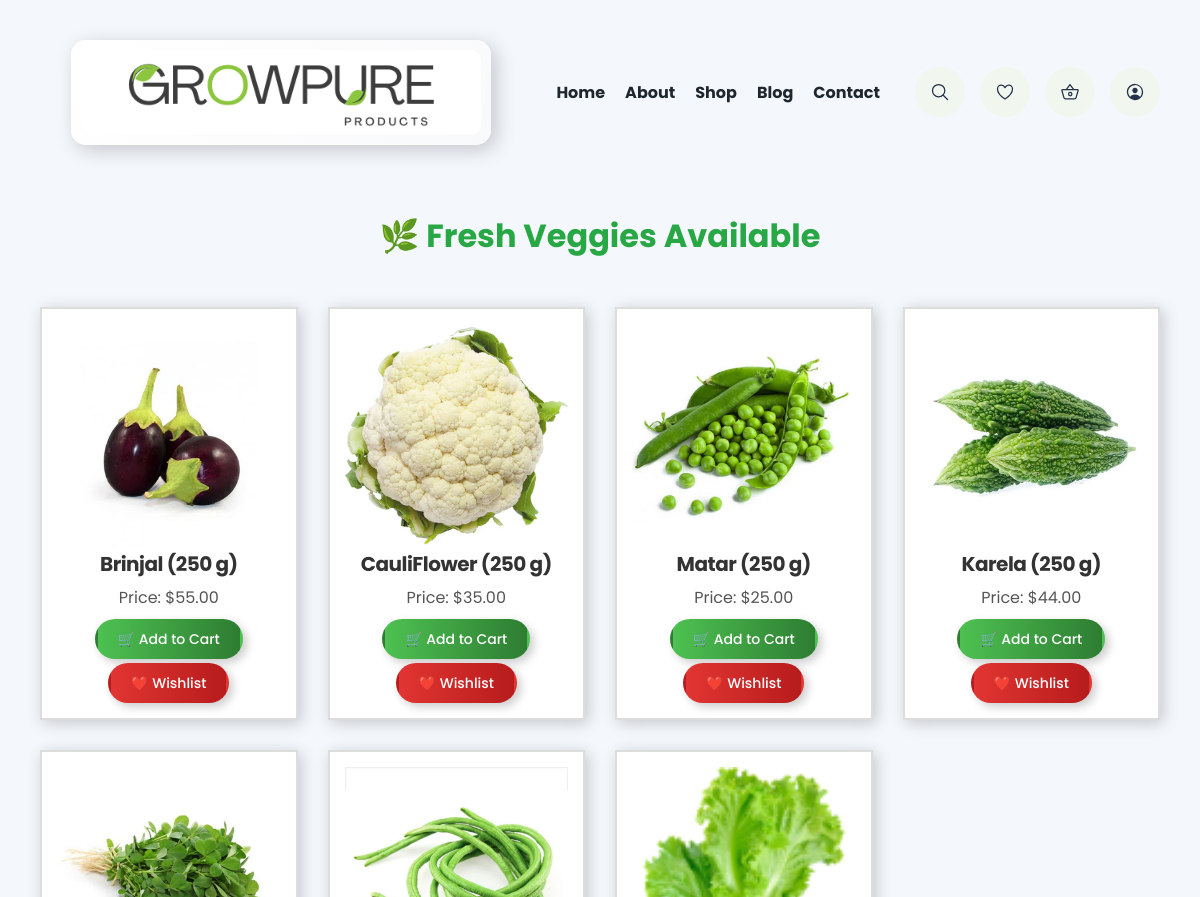
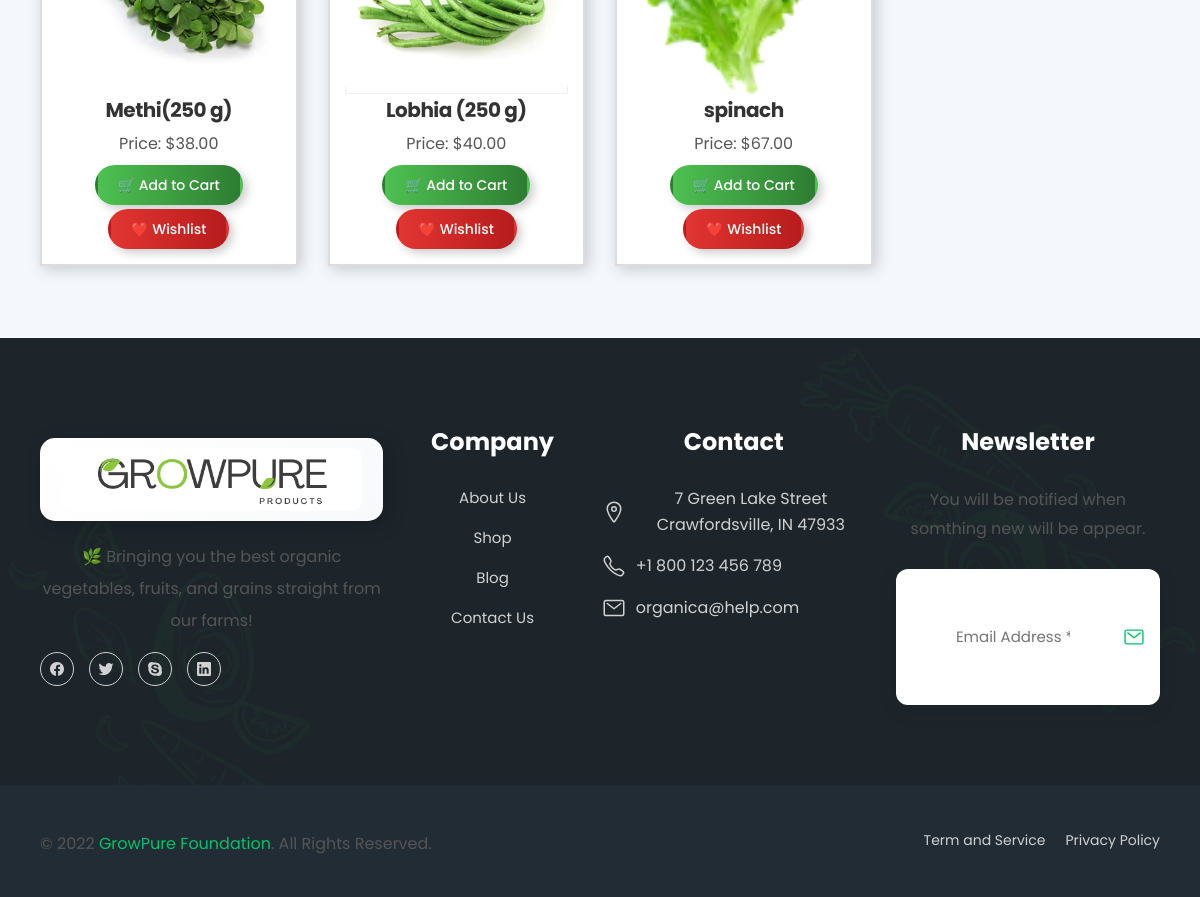
Screenshot of /products/ with the database file from the repository (2 pictures, top to bottom).
### myApp/models.py (models this page shows, shortened)
class Vegie(models.Model):
    photo = models.ImageField(upload_to="vegie/")
    title = models.CharField(max_length=100)
    price = models.DecimalField(max_digits=10, decimal_places=2)

### GrowPure/views.py (the view)
# urls.py: path('products/',views.vegie_list, name='shop'),
def vegie_list(request):
    vegies = Vegie.objects.all()  # Fetch all records from Vegie model
    return render(request, 'vegie.html', {'vegies': vegies})  # Pass data to template

### templates/vegie.html (shortened to what this page needs)
{% include 'header.html' %}
<!DOCTYPE html>
<html lang="en">
<head>
    <link rel="stylesheet" href="/static/css/fruit.css">
</head>
<body style="background-color: #f4f7fc;">
    <br>
    <h1 style="color: #28a745;">🌿 Fresh Veggies Available</h1>
    <br>
    <div class="container">
        {% for vegie in vegies %}
        <div class="fruit">
            <img src="{{ vegie.photo.url }}" alt="{{ vegie.title }}">
            <h2 style="margin-bottom: 0px;">{{ vegie.title }}</h2>
            <p>Price: ${{ vegie.price }}</p>
            <a href="{% url 'add_to_cart' 'vegie' vegie.id %}">
                <button class="btn btn-cart">🛒 Add to Cart</button>
            </a>
              <a href="{% url 'add_vegie_to_wishlist' vegie.id %}">
                <button class="btn btn-wishlist">❤️ Wishlist</button>
              </a>
        </div>
        {% endfor %}
    </div>
    <br><br>
</body>
</html>
{% include 'footer.html' %}

### static/css/fruit.css (style rules this page uses)
body { font-family: 'Poppins', sans-serif; text-align: center; }
.container { display: grid; grid-template-columns: repeat(4, 1fr); gap: 30px; justify-content: center; padding: 20px; max-width: 1200px; margin: auto; }
.fruit { border: 2px solid #ddd; padding: 15px; box-shadow: 3px 3px 15px rgba(0, 0, 0, 0.2); background: #fff; transition: border-color 0.3s ease, transform 0.3s ease; display: flex; flex-direction: column; align-items: center; text-align: center; }
.fruit img { width: 100%; height: auto; }
h2 { font-size: 20px; color: #333; }
p { margin: 5px 0; font-size: 16px; color: #555; }
@media (max-width: 1200px) { .container { grid-template-columns: repeat(4, 1fr); } }
.btn { width: 50px; height: 40px; border: none; border-radius: 8px; font-size: 24px; font-weight: bold; cursor: pointer; transition: 0.3s ease-in-out; display: flex; align-items: center; justify-content: center; box-shadow: 4px 4px 10px rgba(0, 0, 0, 0.2); text-decoration: none; border: 3px solid transparent; margin-top: 4px; }
.btn-cart { background: linear-gradient(to right, #4dc151, #2e7d32); color: white; }
.btn-wishlist { background: linear-gradient(to right, #e13532, #b71c1c); color: white; }

### static/css/main.css (style rules this page uses)
:root { --charleston-green: hsl(206, 20%, 14%); --battleship-gray: hsl(0, 0%, 53%); --shamrock-green: hsl(152, 95%, 31%); --russian-violet: hsl(245, 97%, 13%); --yellow-orange: hsl(36, 100%, 50%); --green-pigment: hsl(152, 95%, 33%); --roman-silver: hsl(223, 6%, 55%); --sonic-silver: hsl(0, 0%, 45%); --eerie-black: hsl(210, 11%, 15%); --space-cadet: hsl(222, 36%, 22%); --light-gray: hsl(0, 0%, 82%); --mint-cream: hsl(96, 36%, 95%); --gunmetal-1: hsl(207, 21%, 17%); --gunmetal-2: hsl(206, 21%, 15%); --black_90: hsla(0, 0%, 0%, 0.9); --black_50: hsla(0, 0%, 0%, 0.5); --black_25: hsla(0, 0%, 0%, 0.25); --white_50: hsla(0, 0%, 100%, 0.50); --white_25: hsla(0, 0%, 100%, 0.25); --white_10: hsla(0, 0%, 100%, 0.1); --platinum: hsl(0, 0%, 92%); --cultured: hsl(0, 0%, 94%); --emerald: hsl(152, 95%, 39%); --emerald_70: hsla(152, 95%, 39%, 0.7); --white: hsl(0, 0%, 100%); --black: hsl(0, 0%, 0%); --onyx: hsl(0, 0%, 27%); --jet: hsl(0, 0%, 20%); --russian-violet_65: hsla(245, 97%, 13%, 0.65); --rhythm: hsl(220, 17%, 49%); --spanish-gray: hsl(156, 3%, 61%); --ff-playfair-display: 'Playfair Display', serif; --ff-roboto: 'Roboto', sans-serif; --fs-1: 3rem; --fs-2: 2.4rem; --fs-3: 2rem; --fs-4: 1.8rem; --fs-5: 1.7rem; --fs-6: 1.5rem; --fs-7: 1.4rem; --fs-8: 1.3rem; --fs-9: 1rem; --fw-400: 400; --fw-500: 500; --fw-600: 600; --fw-700: 700; --section-padding: 80px; --radius-4: 4px; --radius-6: 6px; --shadow-1: 0 12px 25px -8px hsla(0, 0%, 0%, 0.2); --shadow-2: -12px 0 25px -8px hsla(0, 0%, 0%, 0.2); --shadow-3: 12px 0 25px -8px hsla(0, 0%, 0%, 0.2); --transition-1: 0.05s ease; --transition-2: 0.25s ease; --cubic-in: cubic-bezier(0.51, 0.03, 0.64, 0.28); --cubic-out: cubic-bezier(0.33, 0.85, 0.4, 0.96); }
*, *::before, *::after { margin: 0; padding: 0; box-sizing: border-box; }
a { text-decoration: none; color: inherit; }
a, img, span, input, label, button, ion-icon { display: block; }
img { height: auto; }
input, button { background: none; border: none; font: inherit; }
button { cursor: pointer; }
html { font-size: 10px; font-family: var(--ff-roboto); scroll-behavior: smooth; }
body { font-size: 1.6rem; background-color: var(--white); }
.container { padding-inline: 15px; }
.btn { background-color: var(--bg-color, var(--emerald)); color: var(--color, var(--white)); display: flex; align-items: center; gap: 8px; width: max-content; font-size: var(--fs, var(--fs-7)); font-weight: var(--fw, var(--fw-500)); padding: var(--padding, 15px 20px); border-radius: 50px; transition: var(--transition-2); }
@media (min-width: 569px) { :root { --fs-1: 3.2rem; } }
@media (min-width: 569px) { .container { max-width: 520px; margin-inline: auto; } }
@media (min-width: 768px) { :root { --fs-1: 3.8rem; } }
@media (min-width: 768px) { .container { max-width: 700px; } }
@media (min-width: 992px) { .container { padding-inline: 40px; max-width: 1020px; } }
@media (min-width: 1200px) { .container { max-width: 1200px; } }

### static/css/checkout.css (style rules this page uses)
body { font-family: 'Roboto', sans-serif; background-color: #f8f9fa; color: #333; line-height: 1.6; }
.container { max-width: 1200px; margin: 0 auto; padding: 20px; }
h2, h3 { color: #2c3e50; font-weight: 700; }
h2 { margin-bottom: 40px; font-size: 2.5rem; text-align: center; letter-spacing: -0.5px; }

### rows the page displays
Vegie: photo (picture), title "Brinjal (250 g)", price "55.00"
Vegie: photo (picture), title "CauliFlower (250 g)", price "35.00"
Vegie: photo (picture), title "Matar (250 g)", price "25.00"
Vegie: photo (picture), title "Karela (250 g)", price "44.00"
Vegie: photo (picture), title "Methi(250 g)", price "38.00"
Vegie: photo (picture), title "Lobhia (250 g)", price "40.00"
Vegie: photo (picture), title "spinach", price "67.00"
